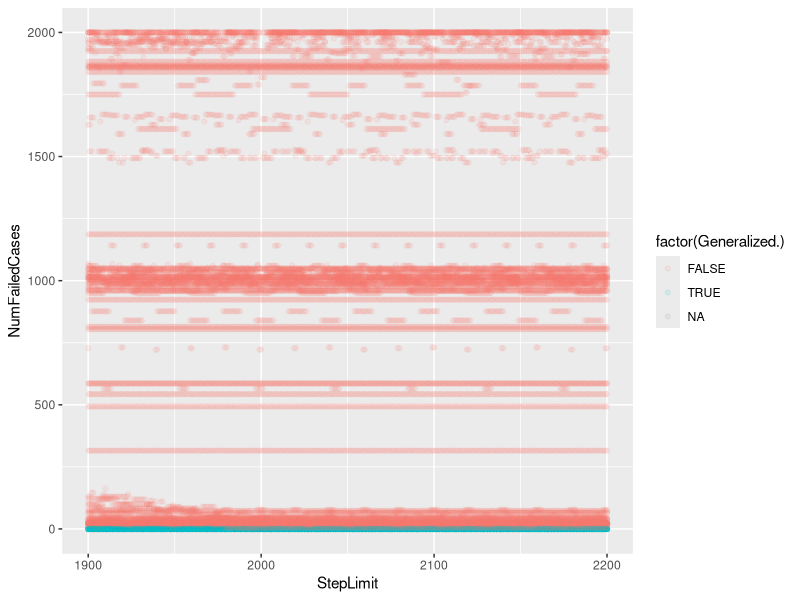
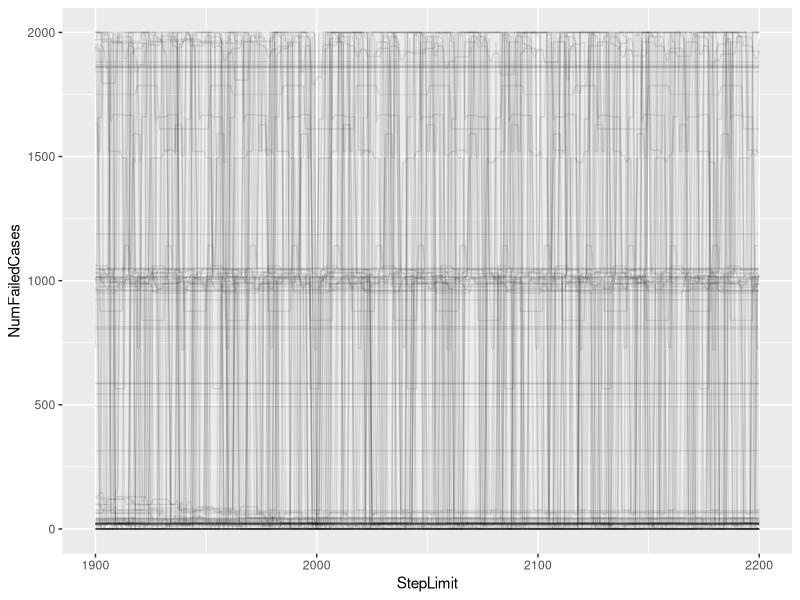
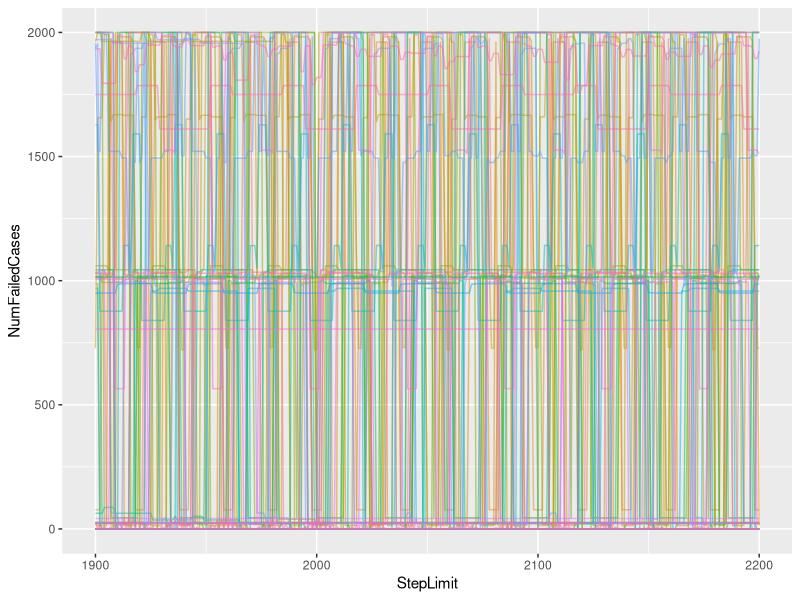
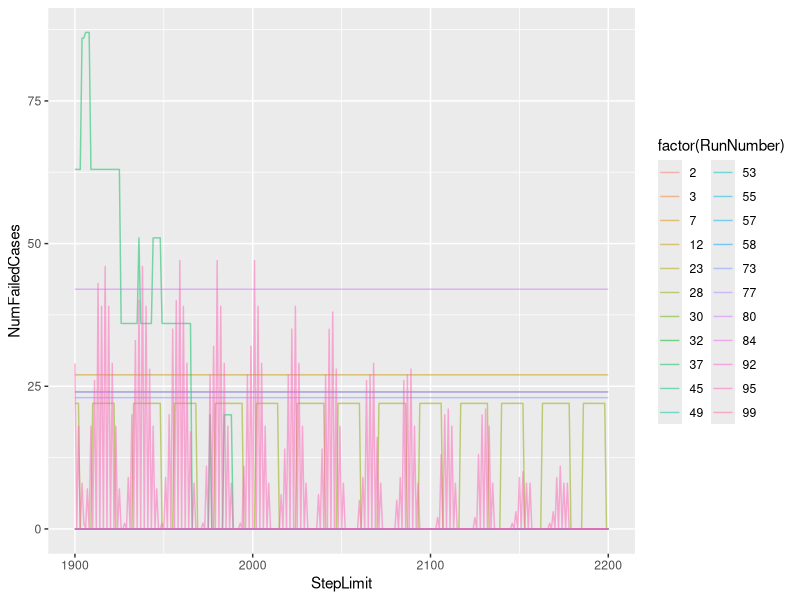

The R source for these figures, in order: (Note: this script raises an error after producing the figures.)
## ---- chunk 1
knitr::opts_chunk$set(echo = TRUE)

library('ggplot2')
library('dplyr')
## ---- chunk 2
researchData = read.table("MiddleCharData.txt", header=T, sep="\t")

researchData$NumFailedCases <- as.numeric(researchData$NumFailedCases)
researchData$TotalError <- as.numeric(researchData$TotalError)
researchData$StepLimit <- as.numeric(researchData$StepLimit)
researchData$FailedByStepLimit <- as.numeric(researchData$FailedByStepLimit)
researchData$RunNumber <- as.numeric(researchData$RunNumber)
researchData$Succeeded. <- as.logical(researchData$Succeeded.)
researchData$Generalized. <- as.logical(researchData$Generalized.)

#plot(x=researchData$StepLimit, y=log(researchData$TotalError)) + geom_point(alpha=0.1)

ggplot(researchData, aes(x=StepLimit, y=NumFailedCases, color=factor(Generalized.))) + geom_point(alpha=0.1)

ggplot(researchData, aes(x=StepLimit, y=NumFailedCases, group=factor(RunNumber))) + geom_line(alpha=0.1)
## ---- chunk 3
researchData$AllFailuresOutOfSteps = (researchData$NumFailedCases == researchData$FailedByStepLimit)

equalFailures = subset(researchData, researchData$AllFailuresOutOfSteps)

nrow(equalFailures)

ggplot(equalFailures, aes(x=StepLimit, y=NumFailedCases, group=factor(RunNumber), color=factor(RunNumber))) + geom_line(alpha=0.5, show.legend=FALSE)
## ---- chunk 4
fewFailedCases <- equalFailures %>%
  group_by(RunNumber) %>%
  filter(max(NumFailedCases) < 250)

ggplot(fewFailedCases, aes(x=StepLimit, y=NumFailedCases, group=factor(RunNumber), color=factor(RunNumber))) + geom_line(alpha=0.5, show.legend=TRUE)
## ---- chunk 5
fourFiveand92 <- equalFailures %>%
  group_by(RunNumber) %>%
  filter(RunNumber == 95 || RunNumber == 37)

ggplot(fourFiveand92, aes(x=StepLimit, y=NumFailedCases, group=factor(RunNumber), color=factor(RunNumber))) + geom_line(alpha=0.5, show.legend=TRUE)
## ---- chunk 6
middleFailedCases <- equalFailures %>%
  group_by(RunNumber) %>%
  filter(max(NumFailedCases) >= 750 && max(NumFailedCases) < 1250)

ggplot(middleFailedCases, aes(x=as.numeric(StepLimit), y=as.numeric(NumFailedCases), group=factor(RunNumber), color=factor(RunNumber))) + geom_line(alpha=0.5, show.legend=FALSE)
## ---- chunk 7
higherFailedCases <- equalFailures %>%
  group_by(RunNumber) %>%
  filter(max(NumFailedCases) >= 1250 && max(NumFailedCases) < 1970)

ggplot(higherFailedCases, aes(x=StepLimit, y=NumFailedCases, group=factor(RunNumber), color=factor(RunNumber))) + geom_line(alpha=0.5, show.legend=FALSE)
## ---- chunk 8
highestFailedCases <- equalFailures %>%
  group_by(RunNumber) %>%
  filter(max(NumFailedCases) >= 1970 && max(NumFailedCases) < 2001)

ggplot(highestFailedCases, aes(x=StepLimit, y=NumFailedCases, group=factor(RunNumber), color=factor(RunNumber))) + geom_line(alpha=0.5, show.legend=FALSE)
## ---- chunk 9
reachesZeroFailedCases <- equalFailures %>%
  group_by(RunNumber) %>%
  filter(min(NumFailedCases) == 0)

ggplot(reachesZeroFailedCases, aes(x=StepLimit, y=NumFailedCases, group=factor(RunNumber), color=factor(RunNumber))) + geom_line(alpha=0.5, show.legend=FALSE)
## ---- chunk 10
run70 <- subset(equalFailures, equalFailures$RunNumber == 70)

ggplot(run70, aes(x=StepLimit, y=NumFailedCases, group=factor(RunNumber), color=factor(RunNumber))) + geom_line(alpha=0.5, show.legend=FALSE)

ggplot(run70, aes(x=as.numeric(StepLimit), y=as.numeric(NumFailedCases), group=factor(RunNumber), color=factor(RunNumber))) + geom_line(alpha=0.5, show.legend=FALSE) + xlim(1950,2020) + ylim(0,50)
## ---- chunk 11
runsRunningOutAt2200 <- subset(researchData, (researchData$StepLimit == 2200) & (researchData$AllFailuresOutOfSteps) & researchData$TotalError > 0 & as.numeric(researchData$NumFailedCases) < 100)$RunNumber

runningOutAt2200 <- researchData %>%
  filter(RunNumber %in% runsRunningOutAt2200)

ggplot(runningOutAt2200, aes(x=StepLimit, y=NumFailedCases, group=factor(RunNumber), color=factor(RunNumber))) + geom_line(alpha=0.5, show.legend=FALSE)
## ---- chunk 12
dataset$AllFailuresOutOfSteps = (dataset$FailedCases == dataset$FailedByStepLimit)

runsRunningOutAt350 <- subset(dataset, dataset$StepLimit == 350 & dataset$AllFailuresOutOfSteps & dataset$TotalError > 0 & dataset$FailedCases < 100)$RunNumber

runningOutAt350 <- dataset %>%
  filter(RunNumber %in% runsRunningOutAt350)

ggplot(runningOutAt350, aes(x=StepLimit, y=FailedCases, group=factor(RunNumber), color=factor(RunNumber))) + geom_line(alpha=0.5, show.legend=TRUE)
## ---- chunk 13
equalFailuresLastIndex = subset(dataset, dataset$AllFailuresOutOfSteps)

lastIndexOutOfSteps <- equalFailuresLastIndex %>%
  group_by(RunNumber) %>%
  filter(min(dataset$FailedCases) == 0)

failedRuns <- dataset %>%
  group_by(RunNumber) %>%
  filter(min(dataset$FailedCases) == 0)


#generalizedAtSomePoint <- subset(lastIndexOutOfSteps, lastIndexOutOfSteps$TotalError == 0)

generalizedNotAt200 <- subset(lastIndexOutOfSteps, (lastIndexOutOfSteps$StepLimit == 200 & lastIndexOutOfSteps$TotalError > 0))$RunNumber

generalizedAt200 <- subset(lastIndexOutOfSteps, (lastIndexOutOfSteps$StepLimit == 200 & lastIndexOutOfSteps$TotalError == 0))$RunNumber

didntGenAt200 <- dataset %>%
  filter(RunNumber %in% generalizedNotAt200)

generalizedSomewhereNot200 <- subset(didntGenAt200, didntGenAt200$TotalError == 0)$RunNumber

didntGenAt200 <- didntGenAt200 %>%
  filter(RunNumber %in% generalizedSomewhereNot200)

#Would most likely have to clean this up. Maybe limit the amount of runs per graph and have multiple?
ggplot(didntGenAt200, aes(x=StepLimit, y=FailedCases, group=factor(RunNumber), color=factor(RunNumber))) + geom_line(alpha=0.5, show.legend=FALSE)

